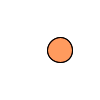
Frame 1 (no input)
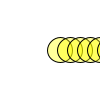
Frame 60 (the mouse pressed at the canvas centre just before this capture)
Frame 120 (the mouse held since frame 60 and released just before this capture): identical to frame 60, image omitted

The Processing sketch that drew these frames (run headless with seeded random() and noise(); from frame 60 on, the mouse is pressed at the canvas centre):

// Processing sketch: program10
// ── program10.pde
PGraphics pg;
float posx;

void setup() {
  size(100, 100);
  frameRate(60);
  pg = createGraphics(100, 100);
  posx = 50;
}

void draw() {
  background(255, 255, 255);
  posx += 10;
  pg.beginDraw();
  pg.fill(255, 255, 0, 100);
  pg.ellipse(posx, 50, 25, 25);
  pg.endDraw();
  image(pg, 0, 0);
  fill(255, 0, 0, 100);
  ellipse(posx, 50, 25, 25);
}
